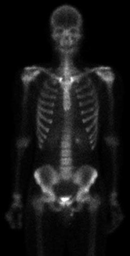
//> input picture Chap2Fundamentals/2.6.4SetAndLogicalOperations-TanLin/11.tif, 130 x 256 px, shrunk from 750 x 1482 before the run
$ ./main   (built with g++ and OpenCV 4)
//> lines starting //> are read from the running program, lines starting //| are printed output that depends on the picture
#include <opencv2/core/core.hpp>
#include <opencv2/highgui/highgui.hpp>
#include <iostream>
using namespace std;
using namespace cv;
int main()
{


	Mat srcimage = imread("11.tif");
//> srcimage is the input picture: 256 rows x 130 cols, CV_8UC3; min 0, max 255, mean 22.5
	imshow("原始图像",srcimage);
        imwrite("原始图像.jpg",srcimage);
	//按原始图的参数规格来创建创建效果图
	Mat dstimage;
	dstimage.create(srcimage.rows,srcimage.cols,srcimage.type());//效果图的大小、类型与原图片相同
	Mat dstimage2;
	dstimage2.create(srcimage.rows,srcimage.cols,srcimage.type());
        Mat dstimage3;
	dstimage3.create(srcimage.rows,srcimage.cols,srcimage.type());
	   int r = srcimage.rows;  //行数
//> r = 256
	   int c = srcimage.cols;  //列数
//> c = 130

	    for(int i = 0;i < r;i++)
		{
		   for(int j = 0;j < c;j++)
			{

			  dstimage.at<Vec3b>(i,j)[0] = 255-srcimage.at<Vec3b>(i,j)[0] ;  //蓝色通道
			  dstimage.at<Vec3b>(i,j)[1] = 255-srcimage.at<Vec3b>(i,j)[1] ;  //绿色通道
			  dstimage.at<Vec3b>(i,j)[2] = 255-srcimage.at<Vec3b>(i,j)[2];  //红是通道

			}
		}
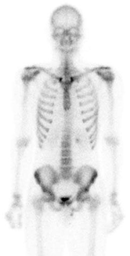
//> dstimage: 256 rows x 130 cols, CV_8UC3; min 0, max 255, mean 232.5
           imshow("xiaogutu",dstimage);
           imwrite("xiaogutu.jpg",dstimage);
           CvScalar  sum;
           sum=0;
           for(int k = 0;k < r;k++)
           {
              for(int w = 0;w < c;w++)
              {
                for(int x = 0;x < r;x++)
                {
                  for(int y = 0;y < c;y++)
                  {

                    sum.val[0] = sum.val[0] + srcimage.at<Vec3b>(x,y)[0]; //蓝色通道求和；

                    sum.val[1] = sum.val[1] + srcimage.at<Vec3b>(x,y)[1]; //绿色通道求和；

                    sum.val[2] = sum.val[2] + srcimage.at<Vec3b>(x,y)[2]; //红色通道求和；


                  }
                }

                dstimage2.at<Vec3b>(k,w)[0] = 3*sum.val[0]/(r*c)*srcimage.at<Vec3b>(k,w)[0];
                dstimage2.at<Vec3b>(k,w)[1] = 3*sum.val[1]/(r*c)*srcimage.at<Vec3b>(k,w)[1];
                dstimage2.at<Vec3b>(k,w)[2] = 3*sum.val[2]/(r*c)*srcimage.at<Vec3b>(k,w)[2];

              }
           }
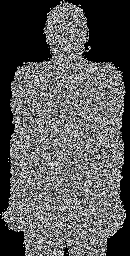
//> dstimage2: 256 rows x 130 cols, CV_8UC3; min 0, max 255, mean 88.1
         imshow("pingjun",dstimage2);
         imwrite("pingjun.jpg",dstimage2);
         for(int m = 0;m < r;m++)
           {
              for(int n = 0;n < c;n++)
              {
                 if(dstimage2.at<Vec3b>(m,n)[0] >=srcimage.at<Vec3b>(m,n)[0])
                 {
                   dstimage3.at<Vec3b>(m,n)[0]  = dstimage2.at<Vec3b>(m,n)[0];
                 }
                 else
                 {
                   dstimage3.at<Vec3b>(m,n)[0]  = srcimage.at<Vec3b>(m,n)[0];
                 }
                 if(dstimage2.at<Vec3b>(m,n)[1] >=srcimage.at<Vec3b>(m,n)[1])
                 {
                   dstimage3.at<Vec3b>(m,n)[1]  = dstimage2.at<Vec3b>(m,n)[1];
                 }
                 else
                 {
                   dstimage3.at<Vec3b>(m,n)[1]  = srcimage.at<Vec3b>(m,n)[1];
                 }
                 if(dstimage2.at<Vec3b>(m,n)[2] >=srcimage.at<Vec3b>(m,n)[2])
                 {
                   dstimage3.at<Vec3b>(m,n)[2]  = dstimage2.at<Vec3b>(m,n)[2];
                 }
                 else
                 {
                   dstimage3.at<Vec3b>(m,n)[2]  = srcimage.at<Vec3b>(m,n)[2];
                 }
              }
           }
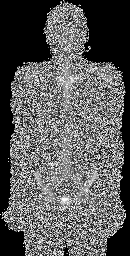
//> dstimage3: 256 rows x 130 cols, CV_8UC3; min 0, max 255, mean 91.2
         imshow("bingji",dstimage3);
         imwrite("bingji.jpg",dstimage3);
	 waitKey(0);
         return 0;
}
